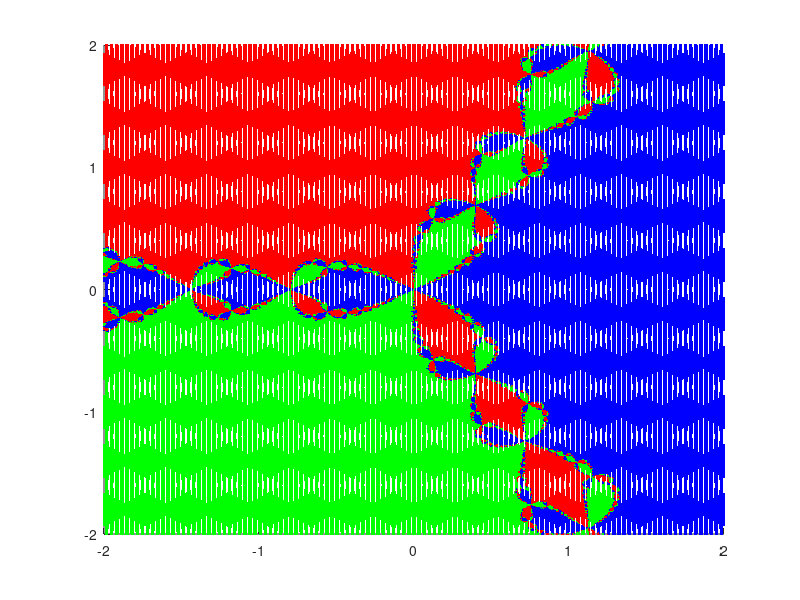

Here is the MATLAB script that generated this plot:
#{
x = 0:pi/100:4*pi;
y = x;
[X,Y] = meshgrid(x, y);
z = 3*sin(X) + cos(Y);
h = surf(z);
axis tight;
shading interp;
colormap(ocean);
for k = 0:pi/100:2*pi
  z = (sin(X) + cos(Y)) .* sin(k);
  set(h, 'Zdata', z);
  drawnow
endfor
#}

#{
n = 100;
t1 = pi*(-n:5:n)/n;
t2 = (pi/2)*(-n:5:n)'/n;
X = cos(t2)*cos(t1);
Y = cos(t2)*sin(t1);
E = ones(size(t1));
Z = sin(t2)*E;
plot3(X, Y, Z, 'b'), grid on
#}

#{
x = -10:0.5:10;
y = -10:0.5:10;
[X, Y] = meshgrid(x,y);
Z = sin(sqrt(X.^2+Y.^2))./sqrt(X.^2+Y.^2);
figure
mesh(X, Y, Z)
#}

#{
u = 0:0.1:2*pi + 1;
v = -1:0.1:1;
[U,V] = meshgrid(u,v);
X = (1 + (V/2) .* cos(U/2)).*cos(U);
Y = (1 + (V/2) .* cos(U/2)).*sin(U);
Z = (V/2 .* sin(U/2));
surf(X,Y,Z);
shading interp;
#}

p = @(z) z.^3 - 1;
dp = @(z) 3*z.^2;
exact_roots = roots([1, 0, 0, -1]);

x_range = linspace(-2, 2, 500);
y_range = linspace(-2, 2, 500);
[X, Y] = meshgrid(x_range, y_range);
Z = X + 1i*Y;

for iter = 1:41
  Z = Z - p(Z)./dp(Z);
end

hold on;
colors = ['r', 'g', 'b'];

for k = 1:length(exact_roots)
  distances = abs(Z - exact_roots(k));
  is_close = distances < 0.001;
  plot(X(is_close), Y(is_close), '.', 'Color', colors(k), 'MarkerSize', 1);
end

hold off;

